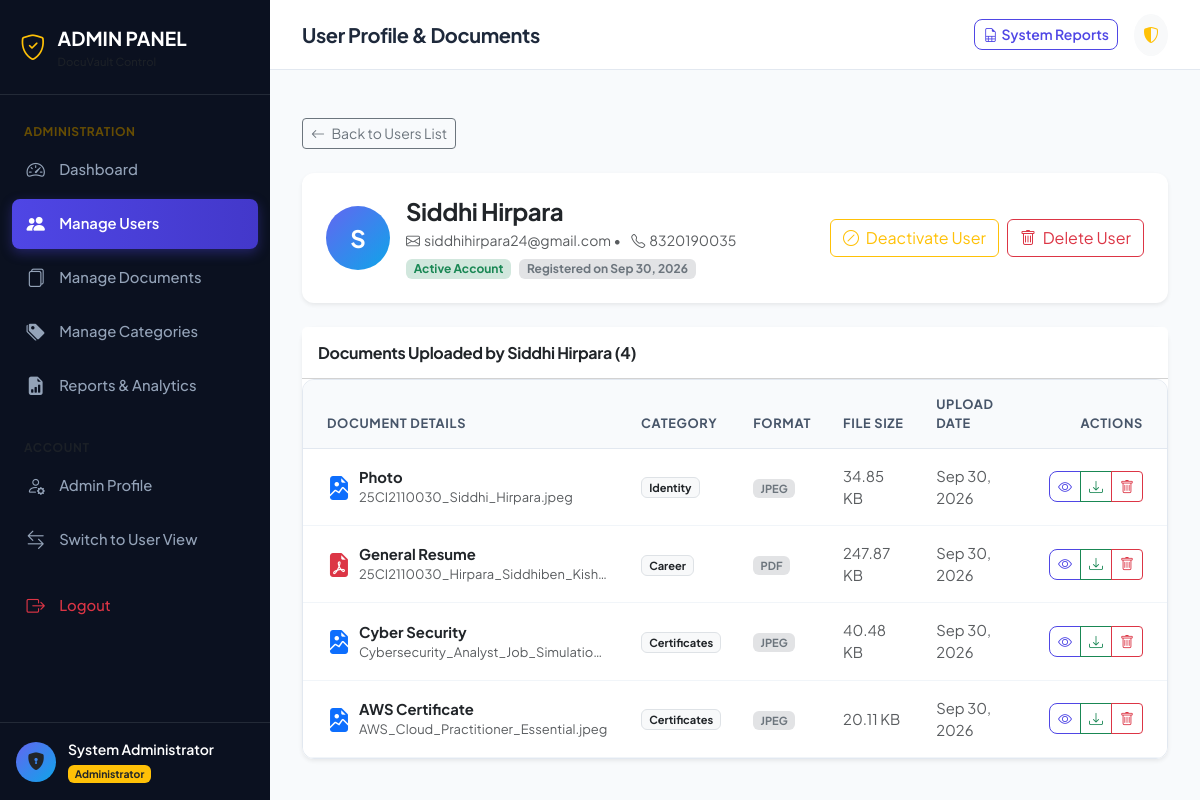
The page /admin/users/2 (signed in) on the database its author committed.
### models/user.py (models this page shows, shortened)
class User(db.Model, UserMixin):
    __tablename__ = 'users'
    id = db.Column(db.Integer, primary_key=True)
    full_name = db.Column(db.String(100), nullable=False)
    email = db.Column(db.String(120), unique=True, nullable=False, index=True)
    phone = db.Column(db.String(20), nullable=True)
    password_hash = db.Column(db.String(255), nullable=False)
    role = db.Column(db.String(20), default='user', nullable=False)  # 'user' or 'admin'
    status = db.Column(db.String(20), default='active', nullable=False)  # 'active' or 'inactive'
    created_at = db.Column(db.DateTime, default=datetime.utcnow, nullable=False)
    updated_at = db.Column(db.DateTime, default=datetime.utcnow, onupdate=datetime.utcnow, nullable=False)
    documents = db.relationship('Document', back_populates='user', cascade='all, delete-orphan', lazy='dynamic')
    password_reset_tokens = db.relationship('PasswordResetToken', back_populates='user', cascade='all, delete-orphan', lazy='dynamic')
    @property
    def is_admin(self):
        return self.role == 'admin'
    @property
    def is_active(self):
        return self.status == 'active'

### models/document.py (models this page shows, shortened)
class Document(db.Model):
    __tablename__ = 'documents'
    id = db.Column(db.Integer, primary_key=True)
    user_id = db.Column(db.Integer, db.ForeignKey('users.id', ondelete='CASCADE'), nullable=False, index=True)
    category_id = db.Column(db.Integer, db.ForeignKey('categories.id', ondelete='SET NULL'), nullable=True, index=True)
    document_name = db.Column(db.String(200), nullable=False)
    description = db.Column(db.Text, nullable=True)
    original_filename = db.Column(db.String(255), nullable=False)
    stored_filename = db.Column(db.String(255), unique=True, nullable=False)
    file_path = db.Column(db.String(500), nullable=False)
    file_type = db.Column(db.String(50), nullable=False)  # PDF, JPG, PNG, DOC, DOCX, etc.
    file_size = db.Column(db.Integer, nullable=False)  # in bytes
    upload_date = db.Column(db.DateTime, default=datetime.utcnow, nullable=False)
    updated_at = db.Column(db.DateTime, default=datetime.utcnow, onupdate=datetime.utcnow, nullable=False)
    user = db.relationship('User', back_populates='documents')
    category = db.relationship('Category', back_populates='documents')
    @property
    def formatted_file_size(self):
        if not self.file_size:
            return '0 B'
        size = float(self.file_size)
        units = ['B', 'KB', 'MB', 'GB']
        for unit in units:
            if size < 1024.0:
                return f"{size:.2f} {unit}"
            size /= 1024.0
        return f"{size:.2f} TB"
    @property
    def file_icon(self):
        ext = self.file_type.lower()
        if ext == 'pdf':
            return 'bi-file-earmark-pdf-fill text-danger'
        elif ext in ['jpg', 'jpeg', 'png', 'webp']:
            return 'bi-file-earmark-image-fill text-primary'
        elif ext in ['doc', 'docx']:
            return 'bi-file-earmark-word-fill text-info'
        return 'bi-file-earmark-text-fill text-secondary'

### models/category.py (models this page shows, shortened)
class Category(db.Model):
    __tablename__ = 'categories'
    id = db.Column(db.Integer, primary_key=True)
    name = db.Column(db.String(100), unique=True, nullable=False, index=True)
    description = db.Column(db.Text, nullable=True)
    created_at = db.Column(db.DateTime, default=datetime.utcnow, nullable=False)
    documents = db.relationship('Document', back_populates='category', lazy='dynamic')

### routes/admin.py (the view)
@admin_bp.route('/users/<int:user_id>')
@login_required
@admin_required
def user_details(user_id):
    user = User.query.get_or_404(user_id)
    user_documents = Document.query.filter_by(user_id=user.id).order_by(Document.upload_date.desc()).all()
    return render_template('admin/user_details.html', user=user, documents=user_documents)

### templates/admin/user_details.html (shortened to what this page needs)
{% extends "admin/base_admin.html" %}
{% block page_heading %}User Profile & Documents{% endblock %}
{% block content %}
<div class="container-fluid px-0">
    <div class="mb-4">
        <a href="{{ url_for('admin.users') }}" class="btn btn-outline-secondary btn-sm">
            <i class="bi bi-arrow-left me-1"></i> Back to Users List
        </a>
    </div>
    <div class="card border-0 shadow-sm mb-4">
        <div class="card-body p-4">
            <div class="d-flex flex-column flex-md-row justify-content-between align-items-start align-items-md-center gap-3">
                <div class="d-flex align-items-center gap-3">
                    <div class="user-avatar" style="width: 64px; height: 64px; font-size: 1.5rem;">
                        {{ user.full_name[:1] | upper }}
                    </div>
                    <div>
                        <h4 class="fw-bold mb-1">{{ user.full_name }}</h4>
                        <div class="text-muted small mb-2">
                            <i class="bi bi-envelope me-1"></i>{{ user.email }} &bull;
                            <i class="bi bi-telephone ms-2 me-1"></i>{{ user.phone or 'No phone provided' }}
                        </div>
                        <div class="d-flex gap-2">
                            <span class="badge {% if user.status == 'active' %}bg-success-subtle text-success{% else %}bg-danger-subtle text-danger{% endif %}">
                                {{ user.status | capitalize }} Account
                            </span>
                            <span class="badge bg-secondary-subtle text-secondary">
                                Registered on {{ user.created_at.strftime('%b %d, %Y') }}
                            </span>
                        </div>
                    </div>
                </div>
                <div class="d-flex gap-2">
                    <form method="POST" action="{{ url_for('admin.toggle_user_status', user_id=user.id) }}">
                        {% if user.status == 'active' %}
                        <button type="submit" class="btn btn-outline-warning">
                            <i class="bi bi-slash-circle me-1"></i> Deactivate User
                        </button>
                        {% else %}
                        <button type="submit" class="btn btn-outline-success">
                            <i class="bi bi-check-circle me-1"></i> Activate User
                        </button>
                        {% endif %}
                    </form>
                    <button type="button" class="btn btn-outline-danger" data-bs-toggle="modal" data-bs-target="#deleteConfirmModal"
                        data-action-url="{{ url_for('admin.delete_user', user_id=user.id) }}"
                        data-item-name="{{ user.full_name }}"
                        data-item-type="user account and all documents">
                        <i class="bi bi-trash me-1"></i> Delete User
                    </button>
                </div>
            </div>
        </div>
    </div>
    <div class="card border-0 shadow-sm">
        <div class="card-header bg-white py-3 d-flex justify-content-between align-items-center">
            <h6 class="fw-bold mb-0">Documents Uploaded by {{ user.full_name }} ({{ documents|length }})</h6>
        </div>
        <div class="card-body p-0">
            {% if documents %}
            <div class="table-responsive">
                <table class="table table-hover align-middle mb-0">
                    <thead class="table-light">
                        <tr>
                            <th scope="col" class="ps-4">Document Details</th>
                            <th scope="col">Category</th>
                            <th scope="col">Format</th>
                            <th scope="col">File Size</th>
                            <th scope="col">Upload Date</th>
                            <th scope="col" class="text-end pe-4">Actions</th>
                        </tr>
                    </thead>
                    <tbody>
                        {% for doc in documents %}
                        <tr>
                            <td class="ps-4">
                                <div class="d-flex align-items-center gap-2">
                                    <i class="bi {{ doc.file_icon }} fs-4"></i>
                                    <div>
                                        <a href="{{ url_for('user.view_document', doc_id=doc.id) }}" class="fw-bold text-dark text-decoration-none">
                                            {{ doc.document_name }}
                                        </a>
                                        <div class="small text-muted text-truncate" style="max-width: 250px;">
                                            {{ doc.original_filename }}
                                        </div>
                                    </div>
                                </div>
                            </td>
                            <td>
                                <span class="badge bg-light text-dark border">
                                    {{ doc.category.name if doc.category else 'Uncategorized' }}
                                </span>
                            </td>
                            <td>
                                <span class="badge bg-secondary-subtle text-secondary">{{ doc.file_type }}</span>
                            </td>
                            <td class="small text-muted">{{ doc.formatted_file_size }}</td>
                            <td class="small text-muted">{{ doc.upload_date.strftime('%b %d, %Y') }}</td>
                            <td class="text-end pe-4">
                                <div class="btn-group btn-group-sm">
                                    <a href="{{ url_for('user.view_document', doc_id=doc.id) }}" class="btn btn-outline-primary" data-bs-toggle="tooltip" title="View Document">
                                        <i class="bi bi-eye"></i>
                                    </a>
                                    <a href="{{ url_for('user.download_document', doc_id=doc.id) }}" class="btn btn-outline-success" data-bs-toggle="tooltip" title="Download">
                                        <i class="bi bi-download"></i>
                                    </a>
                                    <button type="button" class="btn btn-outline-danger" data-bs-toggle="modal" data-bs-target="#deleteConfirmModal"
                                        data-action-url="{{ url_for('user.delete_document', doc_id=doc.id) }}"
                                        data-item-name="{{ doc.document_name }}"
                                        data-item-type="document">
                                        <i class="bi bi-trash"></i>
                                    </button>
                                </div>
                            </td>
                        </tr>
                        {% endfor %}
                    </tbody>
                </table>
            </div>
            {% else %}
            <div class="text-center py-5">
                <i class="bi bi-folder2-open display-4 text-muted mb-3 d-block"></i>
                <h6 class="text-muted">This user has not uploaded any documents yet.</h6>
            </div>
            {% endif %}
        </div>
    </div>
</div>
{% endblock %}

### templates/admin/base_admin.html (shortened to what this page needs)
{% extends "base.html" %}
{% block body %}
<div class="app-container">
    <aside class="app-sidebar" style="background-color: #0b1120;">
        <div class="sidebar-header border-secondary border-opacity-25">
            <a href="{{ url_for('admin.dashboard') }}" class="sidebar-brand">
                <i class="bi bi-shield-check text-warning"></i>
                <div class="d-flex flex-column">
                    <span>ADMIN PANEL</span>
                    <span class="text-muted" style="font-size: 0.7rem; font-weight: 500;">{{ app_name }} Control</span>
                </div>
            </a>
        </div>
        <ul class="sidebar-menu">
            <li class="sidebar-menu-category text-warning-emphasis">Administration</li>
            <li class="sidebar-menu-item">
                <a href="{{ url_for('admin.dashboard') }}" class="sidebar-link {% if request.endpoint == 'admin.dashboard' %}active{% endif %}">
                    <i class="bi bi-speedometer2"></i>
                    <span>Dashboard</span>
                </a>
            </li>
            <li class="sidebar-menu-item">
                <a href="{{ url_for('admin.users') }}" class="sidebar-link {% if request.endpoint in ['admin.users', 'admin.user_details'] %}active{% endif %}">
                    <i class="bi bi-people-fill"></i>
                    <span>Manage Users</span>
                </a>
            </li>
            <li class="sidebar-menu-item">
                <a href="{{ url_for('admin.documents') }}" class="sidebar-link {% if request.endpoint == 'admin.documents' %}active{% endif %}">
                    <i class="bi bi-files"></i>
                    <span>Manage Documents</span>
                </a>
            </li>
            <li class="sidebar-menu-item">
                <a href="{{ url_for('admin.categories') }}" class="sidebar-link {% if request.endpoint == 'admin.categories' %}active{% endif %}">
                    <i class="bi bi-tags-fill"></i>
                    <span>Manage Categories</span>
                </a>
            </li>
            <li class="sidebar-menu-item">
                <a href="{{ url_for('admin.reports') }}" class="sidebar-link {% if request.endpoint == 'admin.reports' %}active{% endif %}">
                    <i class="bi bi-file-earmark-bar-graph-fill"></i>
                    <span>Reports & Analytics</span>
                </a>
            </li>
            <li class="sidebar-menu-category text-muted mt-3">Account</li>
            <li class="sidebar-menu-item">
                <a href="{{ url_for('admin.profile') }}" class="sidebar-link {% if request.endpoint == 'admin.profile' %}active{% endif %}">
                    <i class="bi bi-person-gear"></i>
                    <span>Admin Profile</span>
                </a>
            </li>
            <li class="sidebar-menu-item">
                <a href="{{ url_for('user.dashboard') }}" class="sidebar-link">
                    <i class="bi bi-arrow-left-right"></i>
                    <span>Switch to User View</span>
                </a>
            </li>
            <li class="sidebar-menu-item mt-3">
                <a href="{{ url_for('auth.logout') }}" class="sidebar-link text-danger">
                    <i class="bi bi-box-arrow-right"></i>
                    <span>Logout</span>
                </a>
            </li>
        </ul>
        <div class="sidebar-footer border-secondary border-opacity-25">
            <div class="user-snippet">
                <div class="user-avatar bg-warning text-dark fw-bold">
                    <i class="bi bi-shield-lock-fill"></i>
                </div>
                <div class="overflow-hidden">
                    <div class="text-white fw-semibold text-truncate small">{{ current_user.full_name }}</div>
                    <span class="badge bg-warning text-dark" style="font-size: 0.65rem;">Administrator</span>
                </div>
            </div>
        </div>
    </aside>
    <div class="app-main">
        <header class="app-topbar">
            <div class="d-flex align-items-center gap-3">
                <h5 class="mb-0 fw-bold d-none d-sm-block">{% block page_heading %}Admin Dashboard{% endblock %}</h5>
            </div>
            <div class="d-flex align-items-center gap-3">
                <a href="{{ url_for('admin.reports') }}" class="btn btn-sm btn-outline-primary d-none d-md-inline-flex align-items-center gap-1">
                    <i class="bi bi-file-earmark-spreadsheet"></i> System Reports
                </a>
                <div class="dropdown">
                    <button class="btn btn-light rounded-circle p-2" type="button" data-bs-toggle="dropdown" aria-expanded="false">
                        <i class="bi bi-shield-shaded text-warning"></i>
                    </button>
                </div>
            </div>
        </header>
        <div class="container-fluid px-4 pt-3">
        </div>
        <main class="app-content">
            {% block content %}{% endblock %}
        </main>
    </div>
</div>
{% endblock %}

### rows shown on the page
User: full_name "System Administrator"
User: full_name "S", full_name "Siddhi Hirpara", email "siddhihirpara24@gmail.com", phone "8320190035", status "Active", created_at "Sep 30, 2026"
Document: document_name "Photo", original_filename "25CI2110030_Siddhi_Hirpara.jpeg", category "Identity", file_type "JPEG", formatted_file_size "34.85 KB", upload_date "Sep 30, 2026"
Document: document_name "General Resume", original_filename "25CI2110030_Hirpara_Siddhiben_Kish…", category "Career", file_type "PDF", formatted_file_size "247.87 KB", upload_date "Sep 30, 2026"
Document: document_name "Cyber Security", original_filename "Cybersecurity_Analyst_Job_Simulatio…", category "Certificates", file_type "JPEG", formatted_file_size "40.48 KB", upload_date "Sep 30, 2026"
Document: document_name "AWS Certificate", original_filename "AWS_Cloud_Practitioner_Essential.jpeg", category "Certificates", file_type "JPEG", formatted_file_size "20.11 KB", upload_date "Sep 30, 2026"

### other values the page prints
{{ documents|length }} "4"
